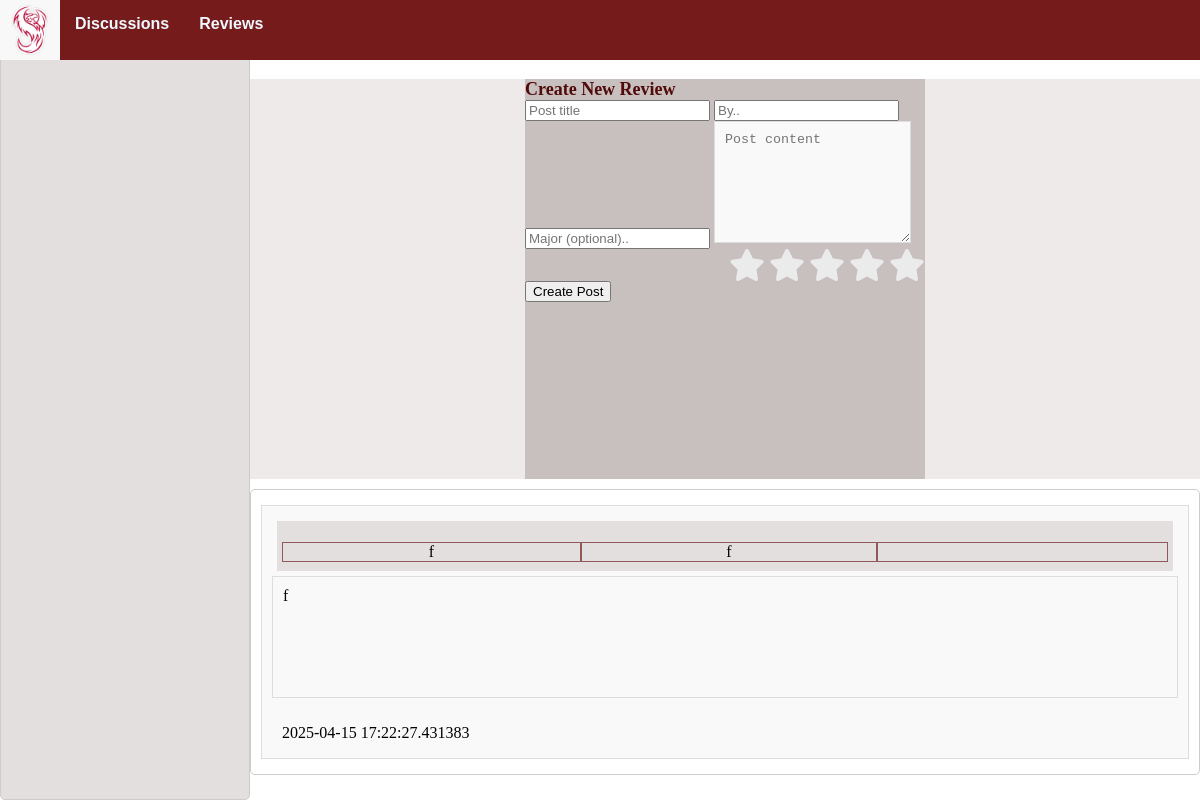
The app's page /reviews with its own data.
### models.py (models this page shows, shortened)
class Review(db.Model):
    id = db.Column(db.Integer, primary_key=True)
    title = db.Column(db.String(255), nullable=False)
    content = db.Column(db.Text, nullable=False)
    created_at = db.Column(db.DateTime, default=db.func.current_timestamp())
    rating = db.Column(db.Text, nullable=False)
    author = db.Column(db.Text, nullable=False)
    comments = db.relationship('Comment', backref='review', cascade="all, delete-orphan", lazy=True)
    major = db.Column(db.Text, nullable=False)

### app.py (the view)
@app.route('/reviews')
def reviews():
    reviews=Review.query.order_by(Review.created_at.desc()).all()
    reviews_data=[]
    for review in reviews:
        reviews_data.append({
            'id': review.id,
            'title': review.title,
            'author': review.author,
            'created_at': review.created_at,
            'content': review.content,
            'rating': review.rating,
        })
    return render_template('reviews.html', reviews=reviews_data)

### templates/reviews.html (shortened to what this page needs)
{% extends "base.html" %}
{%block head%}
    {{ super() }}
    <link rel="stylesheet" href="https://cdnjs.cloudflare.com/ajax/libs/font-awesome/6.7.2/css/all.min.css">
    <link rel="stylesheet" href="{{ url_for('static', filename='styles/reviews.css') }}">
{% endblock %}
{%block content %}
    <div class="container">
        <div class="sidebar">
            <br><p1 style="text-align:center;">Navigation</p1>
        </div>
        <div class="discussion">
            <br>
            <p1>Welcome to Reviews!</p1>
            <div class="main">
                <div class="add_post">
                    <p1>Create New Review</p1>
                    <form id="form">
                        <input type="text" id="title" placeholder="Post title" required maxlength="50">
                        <input type="text" id="author" placeholder="By.." required maxlength="50">
                        <input type="text" id="major" placeholder="Major (optional).." maxlength="50">
                        <textarea id="content" placeholder="Post content" required></textarea>
                        <div class="rating_container">
                            <div class="rating">
                                <label for="star5"><i class="fa-solid fa-star"></i></label>
                                <label for="star4"><i class="fa-solid fa-star"></i></label>
                                <label for="star3"><i class="fa-solid fa-star"></i></label>
                                <label for="star2"><i class="fa-solid fa-star"></i></label>
                                <label for="star1"><i class="fa-solid fa-star"></i></label>
                            </div>
                        </div>
                        <button id="submitReview">Create Post</button>
                    </form>
                </div>
            </div>
            <div class="review_section">
                {% for review in reviews %}
                    <div class = "review_post">
                        <div id="header">
                            <p id="title">{{review.title}}</p1>
                            <p id="author">{{review.author}}</p>
                            <p id="major">{{review.major}}</p>
                        </div>
                        <p id="content">{{review.content}}</p>
                        <div id="information">
                            <p id="created_at">{{review.created_at}}</p>
                        </div>
                    </div>
                {% endfor %}
            </div>
        </div>
    </div>
{%endblock%}

### static/styles/base.css (style rules this page uses)
body { margin:0px; }
p1 { color:rgb(80, 10, 10); font-weight: bold; font-size:large; }

### static/styles/reviews.css (style rules this page uses)
.container { display: grid; grid-template-columns: 250px 1fr; height: 100vh; }
.main { background: rgb(238, 234, 234); }
.sidebar { background:#e4dfdf; border: 1px solid #ccc; border-radius: 5px; }
.review_section { background-color: #ffffff; border: 1px solid #ccc; padding: 10px; margin: 10px 0; border-radius: 5px; }
.review_post { border: 1px solid #ddd; padding: 10px; margin: 5px 0; background-color: #f9f9f9; }
#content { border: 1px solid #ddd; padding: 10px; margin: auto; background-color: #f9f9f9; height: 100px; }
#header { list-style-type: none; background-color: #e4dfdf; padding: 5px; margin: 5px; overflow: hidden; height: 40px; display: grid; grid-template-columns: repeat(3, auto); text-align: center; }
#header p { border: 1px solid rgb(145, 89, 89); }
#information { background-color: #f9f9f9; display: grid; grid-template-columns: repeat(3, auto); padding: 5px; margin: 5px; height:30px; }
#information p { font-size: medium; }
.add_post { height: 50vh; width: 50vh; background-color:#c8c0bf; margin: auto; margin-top: 5vh; }
.rating_container .rating { direction: rtl; }
.rating_container .rating label { display: inline-block; cursor: pointer; color: #ebebeb; }
.rating_container .rating label i { font-size: 2rem; transition: 0.1s ease-in }

### records on screen
Review: title "f", author "f", content "f", created_at "2025-04-15 17:22:27.431383"
